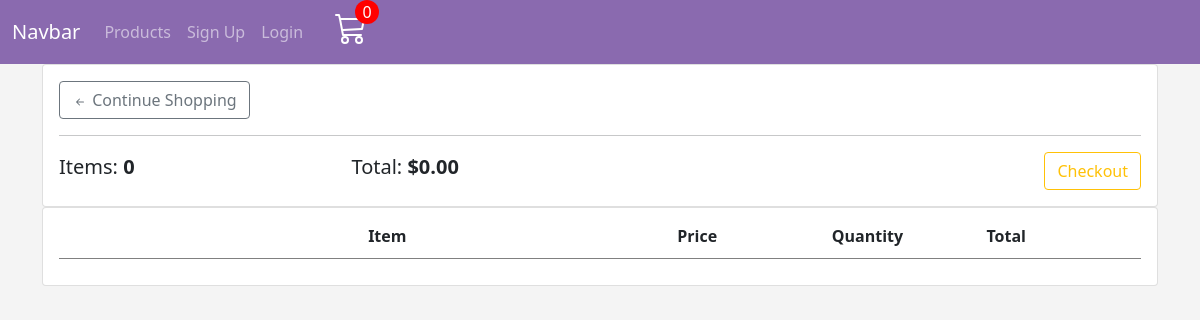
Page /shop/cart/ (signed in) on the earlier database version.
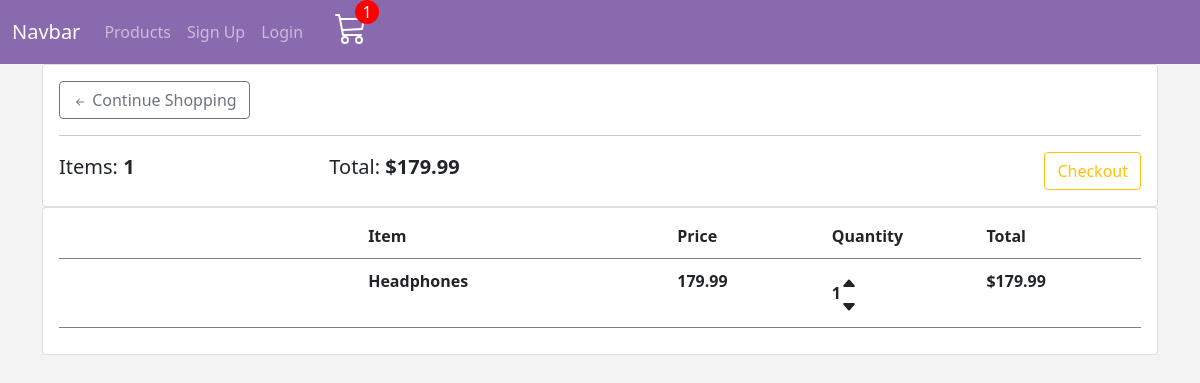
Same page on the later database version.
### store/models.py (models this page shows, shortened)
class Order(models.Model):
    customer = models.ForeignKey(
        Customer, on_delete=models.SET_NULL, null=True, blank=True
    )
    date_ordered = models.DateTimeField(auto_now_add=True)
    complete = models.BooleanField(default=False, null=True, blank=False)
    transaction_id = models.CharField(max_length=100, null=True)
    @property
    def get_cart_total(self):
        orderitems = self.orderitem_set.all()
        total = sum([item.get_total for item in orderitems])
        return total
    @property
    def get_cart_items(self):
        orderitems = self.orderitem_set.all()
        total = sum([item.quantity for item in orderitems])
        return total

class OrderItem(models.Model):
    product = models.ForeignKey(Product, on_delete=models.SET_NULL, null=True)
    order = models.ForeignKey(Order, on_delete=models.SET_NULL, null=True)
    quantity = models.IntegerField(default=0, null=True, blank=True)
    date_added = models.DateTimeField(auto_now_add=True)
    @property
    def get_total(self):
        total = self.product.price * self.quantity
        return total

class Product(models.Model):
    name = models.CharField(max_length=200)
    price = models.DecimalField(max_digits=7, decimal_places=2)
    digital = models.BooleanField(default=False, null=True, blank=True)
    image = models.ImageField(null=True, blank=True)

### store/views.py (the view, shortened to what this page needs)
# urls.py: path("cart/", views.cart, name="cart"),
def cart(request):
    if request.user.is_authenticated:
        customer = request.user.customer
        order, created = Order.objects.get_or_create(customer=customer, complete=False)
        items = order.orderitem_set.all()
        cartItems = order.get_cart_items
    context = {"items": items, "order": order, "cartItems": cartItems}
    return render(request, "store/cart.html", context)

### store/templates/store/cart.html
{% extends 'store/main.html' %}
{% load static %}
{% block content %}
<div class="card">
    <div class="card-body">
        <a href="{% url 'store' %}" class="btn btn-outline-secondary">
            <svg xmlns="http://www.w3.org/2000/svg" width="16" height="16" fill="currentColor" class="bi bi-arrow-left-short" viewBox="0 0 16 16">
                <path fill-rule="evenodd" d="M12 8a.5.5 0 0 1-.5.5H5.707l2.147 2.146a.5.5 0 0 1-.708.708l-3-3a.5.5 0 0 1 0-.708l3-3a.5.5 0 1 1 .708.708L5.707 7.5H11.5a.5.5 0 0 1 .5.5z"/>
            </svg>
            Continue Shopping
        </a>
        <hr>
        <table class='w-100 mx-auto'>
            <tr>
                <th class="cart-table-head">
                    <h5>
                        Items: <strong> {{ order.get_cart_items }}</strong>
                    </h5>
                </th>
                <th class="cart-table-head">
                    <h5 >
                        Total: <strong>${{ order.get_cart_total|floatformat:2 }}</strong>
                    </h5>
                </th>
                <th id="cart-table-checkout">
                    {% if user.is_authenticated %}
                    <a href="{% url 'checkout' %}" class='btn btn-outline-warning'>Checkout</a>
                    {% else %}
                    <a href="{% url 'create_or_guest' %}" class='btn btn-outline-warning'>Checkout</a>
                    {% endif %}
                </th>
            </tr>
        </table>
    </div>
</div>
<div class="card">
    <div class="card-body">
        <div class="cart-row">
            <div style="flex:2"></div>
            <div style="flex:2"><strong>Item</strong></div>
            <div style="flex: 1;"><strong>Price</strong></div>
            <div style="flex: 1;"><strong>Quantity</strong></div>
            <div style="flex: 1;"><strong>Total</strong></div>
        </div>
        {% for item in items %}
        <div class="cart-row">
            <div style="flex:2"><img class='row-img' src="{% static 'images/store_placeholder.png' %}" alt=""></div>
            <div style="flex:2"><strong>{{ item.product.name }}</strong></div>
            <div style="flex: 1;"><strong>{{ item.product.price|floatformat:2}}</strong></div>
            <div style="flex: 1;">
                <div class="d-flex align-items-center">
                    <strong>{{ item.quantity }}</strong>
                    <div>
                        <div class="change-quantity update-cart" data-product='{{ item.product.id }}' data-action="add">
                            <svg xmlns="http://www.w3.org/2000/svg" width="16" height="16" fill="currentColor" class="bi bi-caret-up-fill" viewBox="0 0 16 16">
                                <path d="M7.247 4.86l-4.796 5.481c-.566.647-.106 1.659.753 1.659h9.592a1 1 0 0 0 .753-1.659l-4.796-5.48a1 1 0 0 0-1.506 0z"/>
                            </svg>
                        </div>
                        <div class="change-quantity update-cart" data-product='{{ item.product.id }}' data-action='remove'>
                            <svg xmlns="http://www.w3.org/2000/svg" width="16" height="16" fill="currentColor" class="bi bi-caret-down-fill" viewBox="0 0 16 16">
                                <path d="M7.247 11.14L2.451 5.658C1.885 5.013 2.345 4 3.204 4h9.592a1 1 0 0 1 .753 1.659l-4.796 5.48a1 1 0 0 1-1.506 0z"/>
                            </svg>
                        </div>
                    </div>
                </div>
            </div>
            <div style="flex: 1;">
                <strong>${{ item.get_total }}</strong>
            </div>
        </div>
        {% endfor %}
    </div>
</div>
{% endblock content %}

Differences in the rows shown:
computed for Order: get_cart_items "0" → "1"; get_cart_total "0.00" → "179.99"
added OrderItem: product.name "Headphones", product.price "179.99", quantity "1", get_total "179.99"
Other differences:
{{ cartItems }}: "0" → "1"
